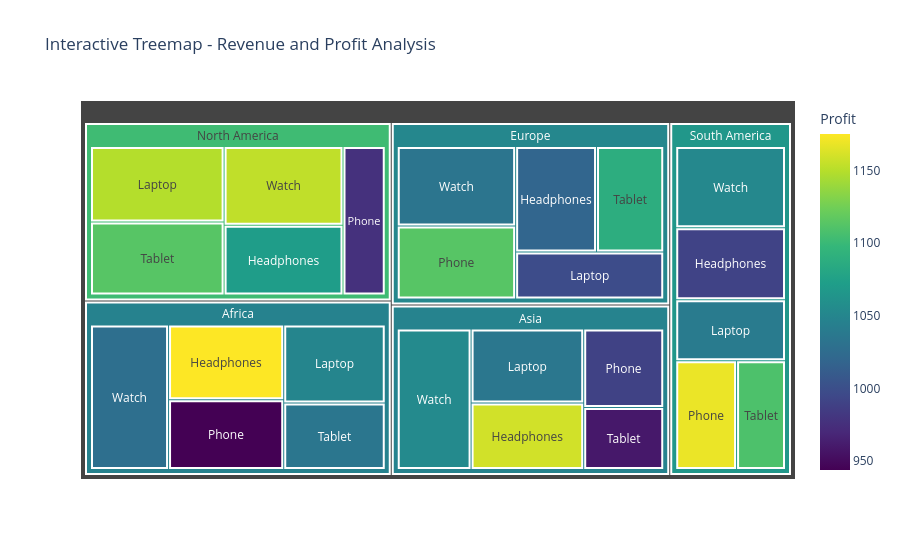

Here is the notebook cell this chart was saved with:
### Code cell
fig = px.treemap(sales_data,
                 path=['Region', 'Product'],  # Hierarchy
                 values='Revenue',
                 color='Profit',
                 color_continuous_scale='Viridis',
                 title='Interactive Treemap - Revenue and Profit Analysis',
                 hover_data=['Quantity', 'Rating'],
                 template='plotly')

fig.update_layout(height=400)
fig.update_traces(
    textposition='middle center',
    textfont_size=12,
    marker=dict(line=dict(width=2, color='white'))
)

fig.show()

### Figure 1 — Plotly figure (JSON) as saved in the notebook; plotly's stock layout.template omitted (floating-point values rounded to 4 significant figures)
{"data": [{"branchvalues": "total", "customdata": [["(?)", "(?)", 1052.0], ["(?)", "(?)", 943.8], ["(?)", "(?)", 1054.0], ["(?)", "(?)", 1035.0], ["(?)", "(?)", 1050.0], ["(?)", "(?)", 1034.0], ["(?)", "(?)", 1036.0], ["(?)", "(?)", 989.7], ["(?)", "(?)", 1109.0], ["(?)", "(?)", 1020.0], ["(?)", "(?)", 1154.0], ["(?)", "(?)", 990.3], ["(?)", "(?)", 1175.0], ["(?)", "(?)", 1149.0], ["(?)", "(?)", 1113.0], ["(?)", "(?)", 959.2], ["(?)", "(?)", 1113.0], ["(?)", "(?)", 1169.0], ["(?)", "(?)", 1159.0], ["(?)", "(?)", 1040.0], ["(?)", "(?)", 1088.0], ["(?)", "(?)", 1028.0], ["(?)", "(?)", 1071.0], ["(?)", "(?)", 998.0], ["(?)", "(?)", 976.7], ["(?)", "(?)", 1066.0], ["(?)", "(?)", 1047.0], ["(?)", "(?)", 1048.0], ["(?)", "(?)", 1051.0], ["(?)", "(?)", 1103.0]], "domain": {"x": [0, 1], "y": [0, 1]}, "hovertemplate": "labels=%{label}<br>Revenue=%{value}<br>parent=%{parent}<br>id=%{id}<br>Quantity=%{customdata[0]}<br>Rating=%{customdata[1]}<br>Profit=%{color}<extra></extra>", "ids": ["South America/Watch", "Africa/Phone", "Asia/Watch", "Africa/Tablet", "Africa/Laptop", "Europe/Watch", "Asia/Laptop", "Asia/Phone", "South America/Tablet", "Europe/Headphones", "North America/Watch", "South America/Headphones", "Africa/Headphones", "North America/Laptop", "North America/Tablet", "Asia/Tablet", "Europe/Phone", "South America/Phone", "Asia/Headphones", "South America/Laptop", "Europe/Tablet", "Africa/Watch", "North America/Headphones", "Europe/Laptop", "North America/Phone", "South America", "Africa", "Asia", "Europe", "North America"], "labels": ["Watch", "Phone", "Watch", "Tablet", "Laptop", "Watch", "Laptop", "Phone", "Tablet", "Headphones", "Watch", "Headphones", "Headphones", "Laptop", "Tablet", "Tablet", "Phone", "Phone", "Headphones", "Laptop", "Tablet", "Watch", "Headphones", "Laptop", "Phone", "South America", "Africa", "Asia", "Europe", "North America"], "level": "c075d1", "marker": {"coloraxis": "coloraxis", "colors": [1052.0, 943.8, 1054.0, 1035.0, 1050.0, 1034.0, 1036.0, 989.7, 1109.0, 1020.0, 1154.0, 990.3, 1175.0, 1149.0, 1113.0, 959.2, 1113.0, 1169.0, 1159.0, 1040.0, 1088.0, 1028.0, 1071.0, 998.0, 976.7, 1066.0, 1047.0, 1048.0, 1051.0, 1103.0], "line": {"color": "white", "width": 2}}, "name": "", "parents": ["South America", "Africa", "Asia", "Africa", "Africa", "Europe", "Asia", "Asia", "South America", "Europe", "North America", "South America", "Africa", "North America", "North America", "Asia", "Europe", "South America", "Asia", "South America", "Europe", "Africa", "North America", "Europe", "North America", "", "", "", "", ""], "textfont": {"size": 12}, "textposition": "middle center", "type": "treemap", "values": [361700000.0, 337400000.0, 439300000.0, 283700000.0, 332500000.0, 393000000.0, 352500000.0, 265500000.0, 215500000.0, 356900000.0, 391200000.0, 320200000.0, 361600000.0, 421200000.0, 407800000.0, 210700000.0, 361700000.0, 268000000.0, 317600000.0, 270800000.0, 296500000.0, 473700000.0, 346700000.0, 290900000.0, 262200000.0, 1436000000.0, 1789000000.0, 1586000000.0, 1699000000.0, 1829000000.0]}], "layout": {"autosize": true, "coloraxis": {"colorbar": {"title": {"text": "Profit"}}, "colorscale": [[0, "#440154"], [0.1111, "#482878"], [0.2222, "#3e4989"], [0.3333, "#31688e"], [0.4444, "#26828e"], [0.5556, "#1f9e89"], [0.6667, "#35b779"], [0.7778, "#6ece58"], [0.8889, "#b5de2b"], [1, "#fde725"]]}, "legend": {"tracegroupgap": 0}, "title": {"text": "Interactive Treemap - Revenue and Profit Analysis"}}}
